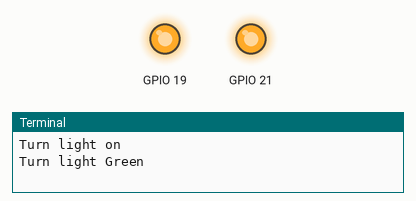
A program run on a simulated Raspberry Pi (BCM pin numbers). Shown: output pins drawn as LEDs (lit = HIGH), the last lines printed to the terminal. Pins used as bus, display or sensor lines are not drawn. At 10.0 s the program stops and its outputs stay as they are.

Above: at 0.1 s.
At 10.1 s:
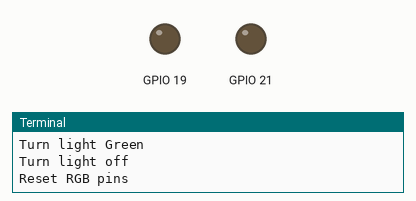
Timing chart, 0 to 11.5 s (numbered marks = the images above):
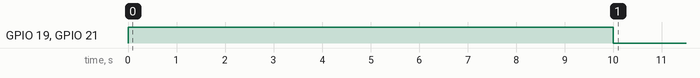

Measured:
- by itself, GPIO 19, GPIO 21: LOW → HIGH at 0.00 s, → LOW 10.0 s later

The program:

rgbled.py
```python
#!/usr/bin/env python

"""
rgbled.py: Messing around with RGB Led on Rasberry PI
"""

import RPi.GPIO as GPIO
import time

# Setup Pins
GPIO.setmode(GPIO.BCM)
GPIO.setup(19, GPIO.OUT)
GPIO.setup(20, GPIO.OUT)
GPIO.setup(21, GPIO.OUT)

# Methods for Multicolor RGB
def yellow():
  print("Turn light Yellow")
  GPIO.output(20, GPIO.LOW)
  GPIO.output(21, GPIO.LOW)

def red():
  print("Turn light Red")
  GPIO.output(20, GPIO.HIGH)
  GPIO.output(21, GPIO.LOW)

def green():
  print("Turn light Green")
  GPIO.output(20, GPIO.LOW)
  GPIO.output(21, GPIO.HIGH)

def on():
  print("Turn light on")
  GPIO.output(19, GPIO.HIGH)
  GPIO.output(20, GPIO.HIGH)
  GPIO.output(21, GPIO.HIGH)

def off():
  print("Turn light off")
  GPIO.output(19, GPIO.LOW)
  GPIO.output(20, GPIO.HIGH)
  GPIO.output(21, GPIO.HIGH)

def cleanup():
  print("Reset RGB pins")
  GPIO.cleanup()

# Main
if __name__ == '__main__':
    on()
    green()
    time.sleep(10)
    off()
    cleanup()
```
